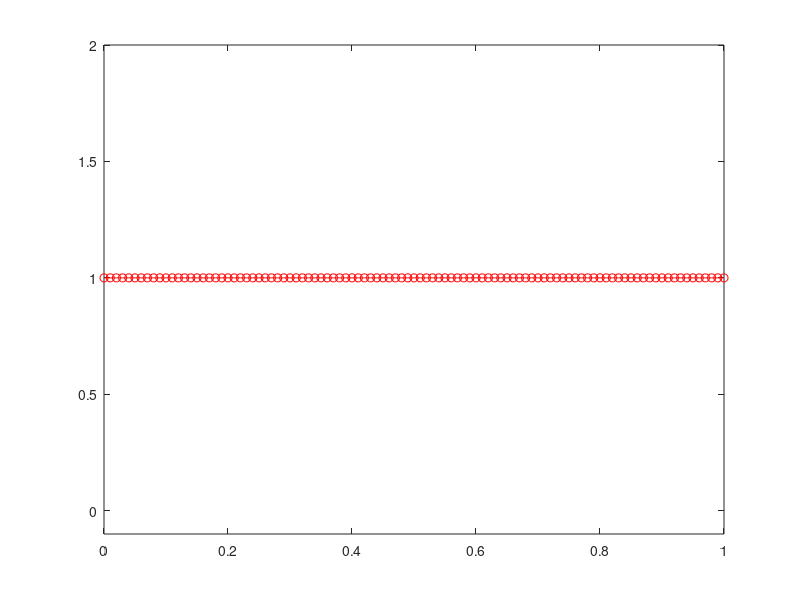
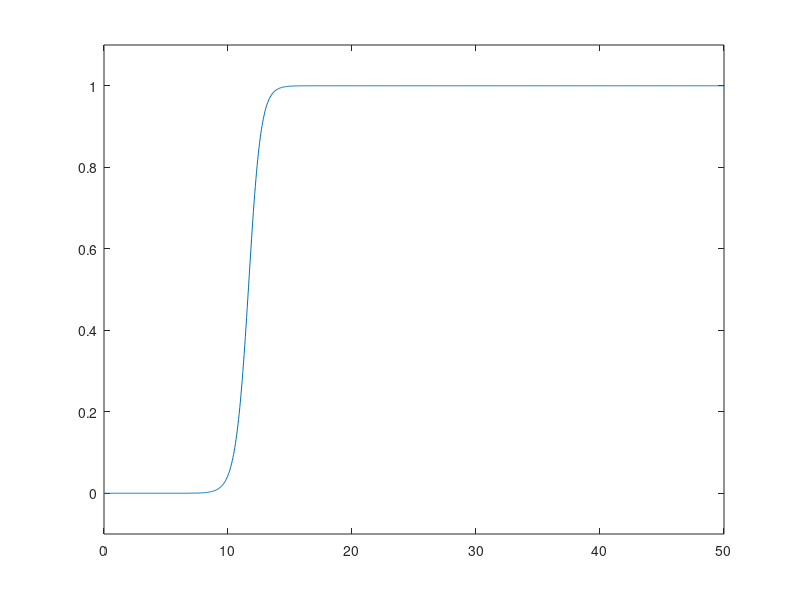

Write MATLAB code to recreate these figures, in order.
clear all
close all

sigma=1e-3;
b=5;
beta=0.1;
delta=1;

n=101;		% # spatial nodes
h=1/(n-1);
x=[0:h:1]';
uu=zeros(n,1);
A=2*diag(ones(n,1))-diag(ones(n-1,1),1)-diag(ones(n-1,1),-1);
A(1,1)=1;
A(n,n)=1;
A=A/h^2;
M=eye(n);
M(1,1)=1/2;
M(n,n)=1/2;

t=0;
dt=0.05;	% timestep
Tmax=50;

A=sigma*A+1/dt*M;

Iap=10;
bb1=zeros(n,1);
for i=1:n
   if(x(i)<=0.04)
     bb1(i)=Iap;
   end
end

k=1;
time(k)=t;
v_1(k)=uu(51);

while(t<=Tmax)
    t=t+dt;

    bb=zeros(n,1);
    if(t<=1) 
     bb=bb+bb1;
    end    
    bb=bb+b*uu.*(uu-beta).*(delta-uu);
    bb=M*(1/dt*uu+bb);

    uu_new=A\bb;

    uu=uu_new;
    
    k=k+1;
    time(k)=t;
    v_1(k)=uu(51);

    plot(x,uu,'or-')
    axis([0 1 -0.1 2])
    hold off 
    pause(0.001)
end

figure(2)
plot(time,v_1)
axis([0 Tmax -0.1 1.1])
